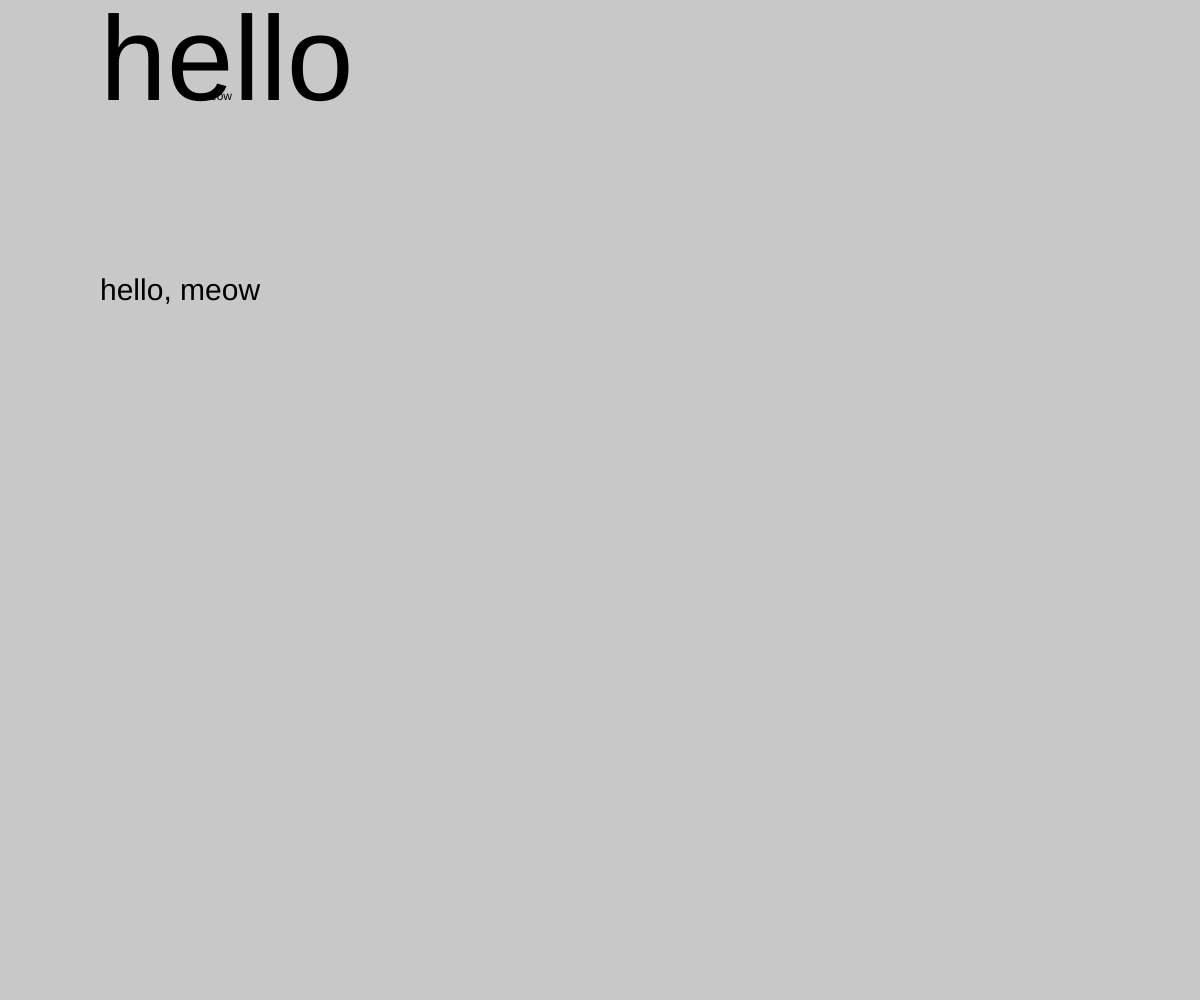
Frame 1 (no input)
Frame 60 (no input): identical to frame 1, image omitted
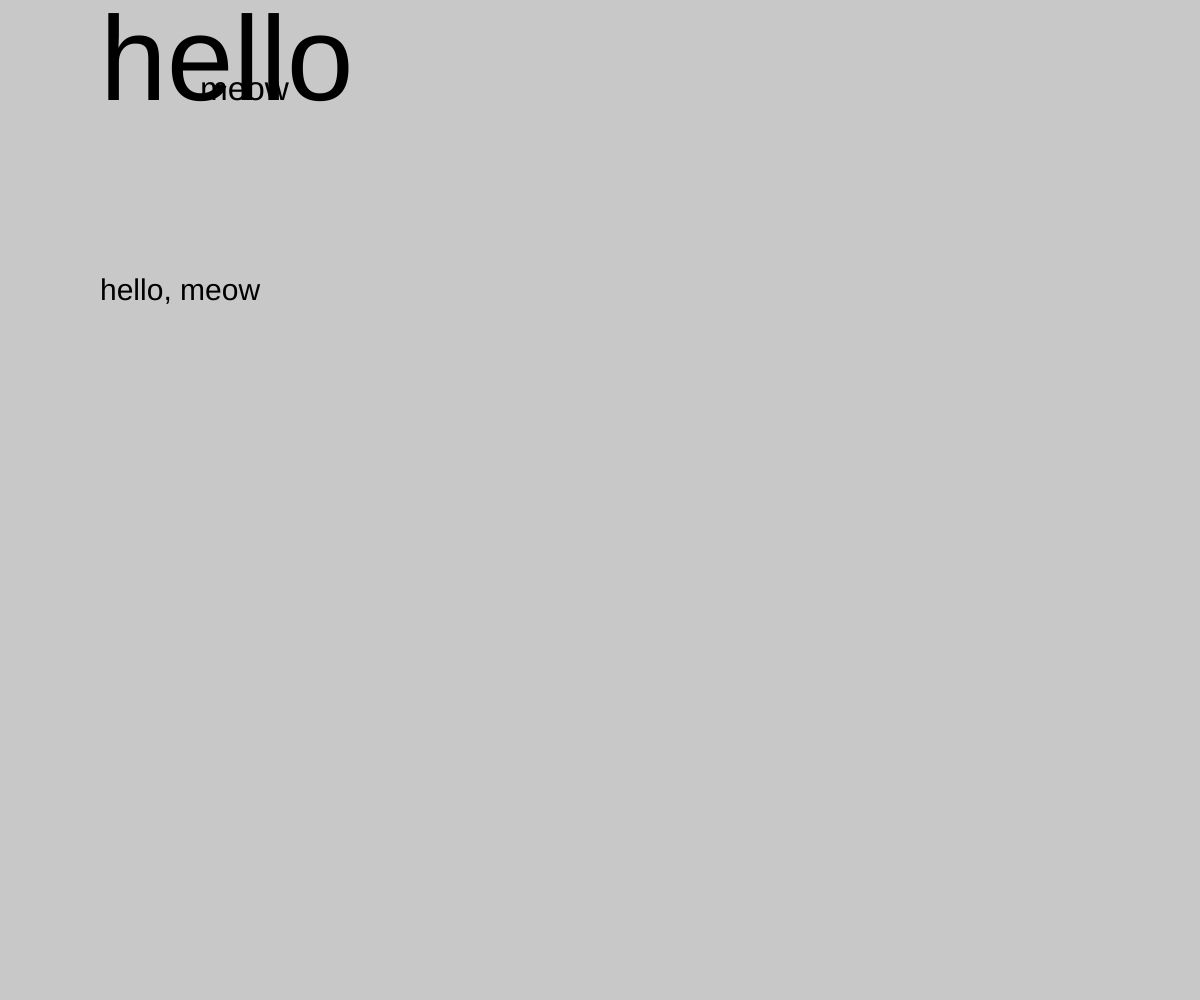
Frame 120 (the mouse pressed at the canvas centre since frame 60)

The p5.js sketch that drew these frames (run headless with seeded random() and noise() and a simulated clock; from frame 60 on, the mouse is pressed at the canvas centre):

// p5.js sketch
// ── sketch.js
var phrase1 = "hello";
var phrase2 = "meow";

function setup() {
  createCanvas(windowWidth, windowHeight);
}

function draw() {
  background(200);
  textSize(width/10);
  text(phrase1, 100, 100);
  textSize(mouseY/15);
  text(phrase2, 200, 100);
  textSize(30);
  text(phrase1 + ", " + phrase2, 100, 300)
}
